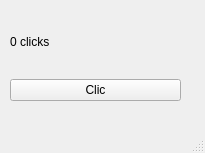
<?xml version="1.0" encoding="UTF-8"?>
<ui version="4.0">
 <class>MainWindow</class>
 <widget class="QMainWindow" name="MainWindow">
  <property name="geometry">
   <rect>
    <x>0</x>
    <y>0</y>
    <width>205</width>
    <height>153</height>
   </rect>
  </property>
  <property name="windowTitle">
   <string>MainWindow</string>
  </property>
  <widget class="QWidget" name="centralwidget">
   <widget class="QWidget" name="">
    <property name="geometry">
     <rect>
      <x>10</x>
      <y>10</y>
      <width>171</width>
      <height>91</height>
     </rect>
    </property>
    <layout class="QVBoxLayout" name="verticalLayout">
     <item>
      <widget class="QLabel" name="label">
       <property name="styleSheet">
        <string notr="true">font: 16pt &quot;MS Shell Dlg 2&quot;;</string>
       </property>
       <property name="text">
        <string>0 clicks</string>
       </property>
      </widget>
     </item>
     <item>
      <widget class="QPushButton" name="pushButton">
       <property name="styleSheet">
        <string notr="true">font: 12pt &quot;MS Shell Dlg 2&quot;
rgb(255, 0, 0)qconicalgradient(cx:0.5, cy:0.5, angle:0, stop:0 rgba(255, 255, 255, 255), stop:0.373979 rgba(255, 255, 255, 255), stop:0.373991 rgba(33, 30, 255, 255), stop:0.624018 rgba(33, 30, 255, 255), stop:0.624043 rgba(255, 0, 0, 255), stop:1 rgba(255, 0, 0, 255))</string>
       </property>
       <property name="text">
        <string>Clic</string>
       </property>
      </widget>
     </item>
    </layout>
   </widget>
  </widget>
  <widget class="QMenuBar" name="menubar">
   <property name="geometry">
    <rect>
     <x>0</x>
     <y>0</y>
     <width>205</width>
     <height>18</height>
    </rect>
   </property>
  </widget>
  <widget class="QStatusBar" name="statusbar"/>
 </widget>
 <resources/>
 <connections/>
</ui>
